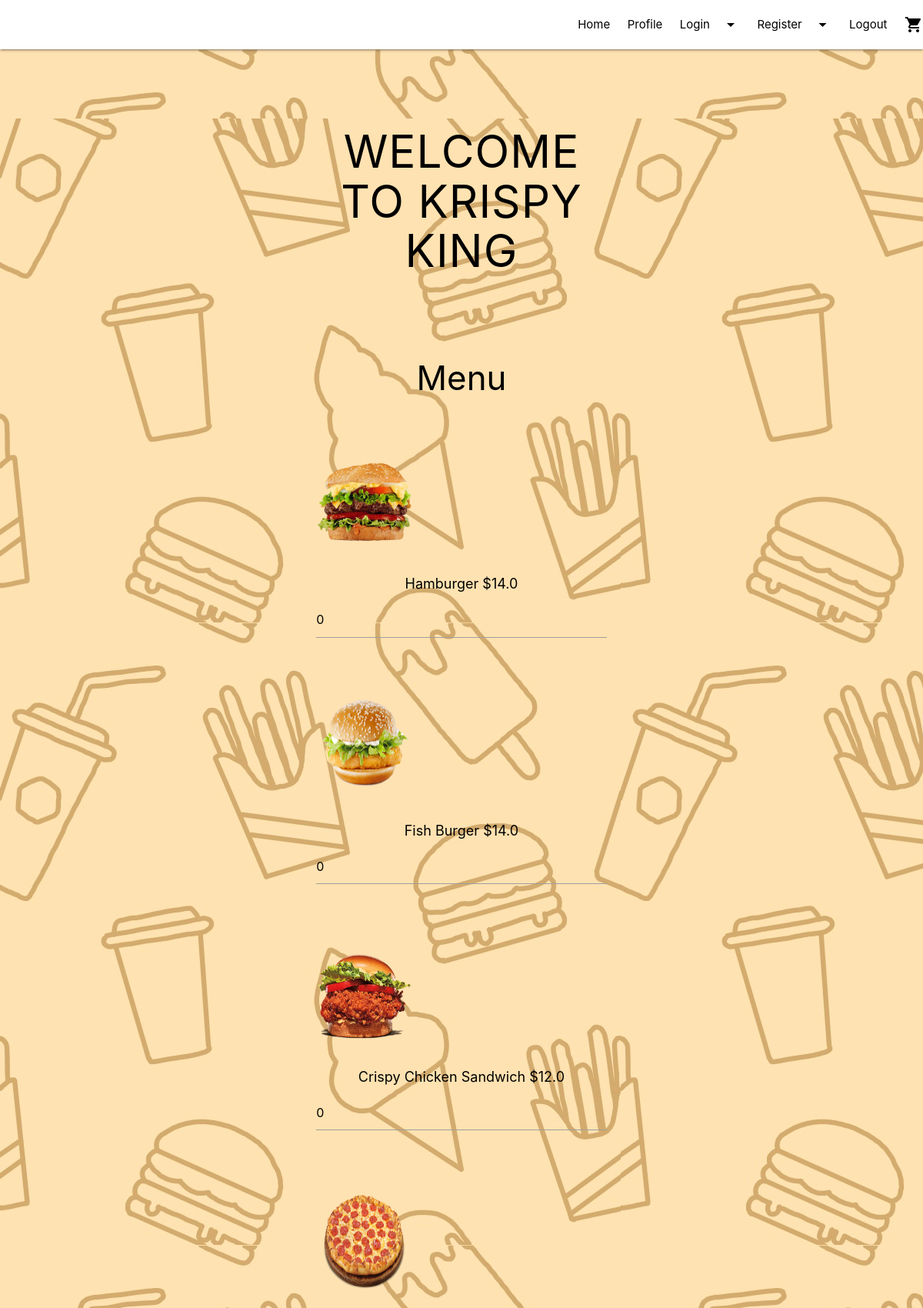
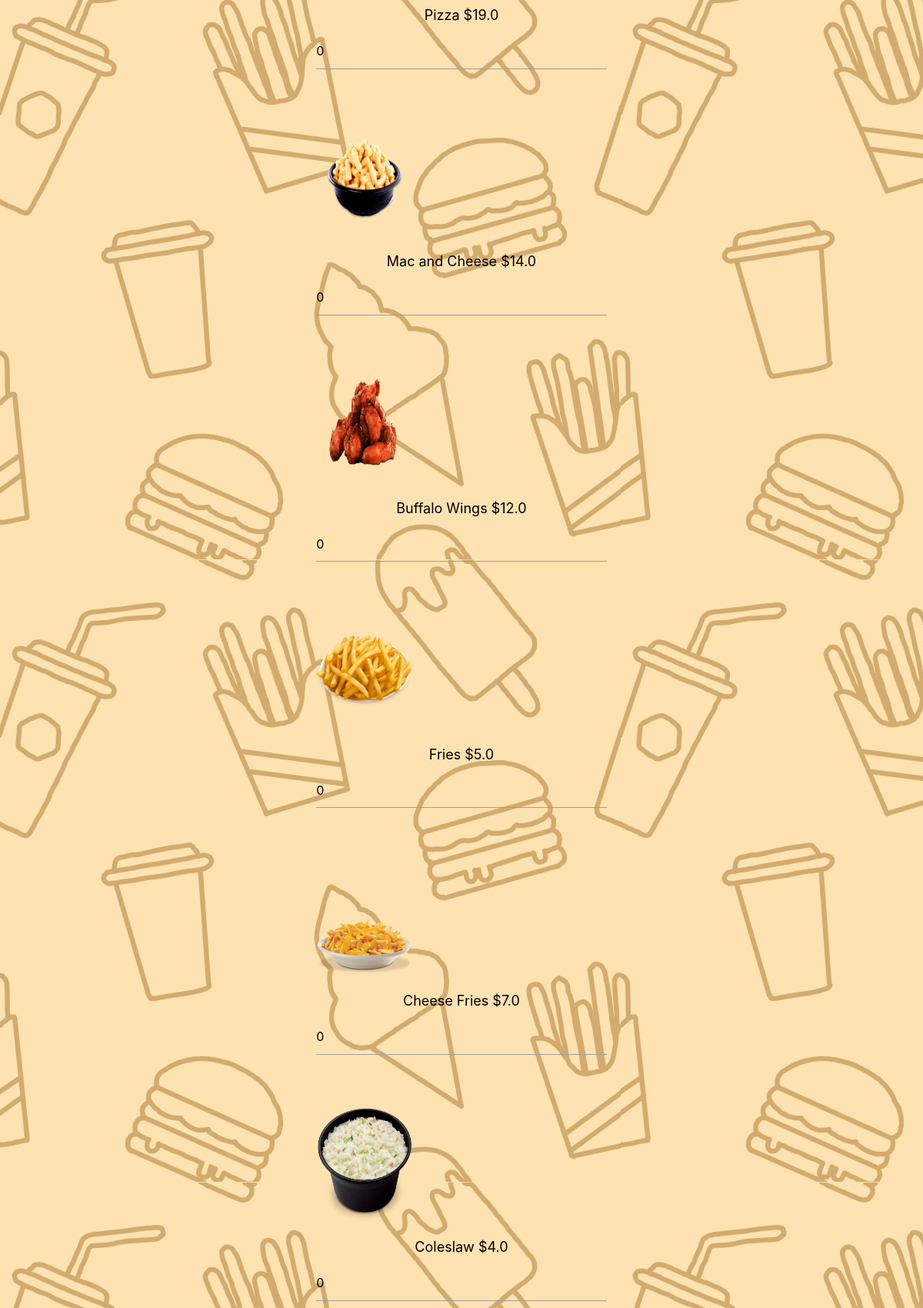
The page / (upper part) on the database its author committed (2 pictures, top to bottom).
### models.py (models this page shows)
class Menu(db.Model):
    item = db.Column(db.String(64), primary_key=True, nullable=False)
    item_type = db.Column(db.String(20), nullable=False)
    price = db.Column(db.Float, nullable=False)
    special_item = db.Column(db.Boolean, default=False, nullable=False)
    times_ordered = db.Column(db.Integer, default = 0, nullable=False)
    chef_made = db.Column(db.String(64))
    image = db.Column(db.String(64))

### main.py (the view)
@main.route('/')
def index():
    items = Menu.query.filter(Menu.special_item == False)
    return render_template('index.html', items=items)

### templates/index.html (shortened to what this page needs)
{% extends "base.html" %}
{% block content %}
<link href="../static/styles/index.css" rel="stylesheet">
<div class="column is-4 is-offset-4" >
    <h1 class="heading">WELCOME TO KRISPY KING</h1>
    <br>
    <h3>Menu</h3>
    <form method="POST" action="/" >
       <div id="mainframe">
            {% for menu_item in items %}
                <div id="menu_item">
                    <img class="item-image" src="/static/img/{{menu_item.image}}.png" width="100" height="50">
                    <h4 id="text">{{ menu_item.item }} ${{menu_item.price}}</h4>
                    <input type="text" id={{menu_item.item}} value="0"><br>
                </div>
            {% endfor %}
        </div>
    </form>
</div>
{% endblock %}

### templates/base.html (shortened to what this page needs)
<!DOCTYPE html>
<html>
    <head>
        <link rel="stylesheet" href="https://cdnjs.cloudflare.com/ajax/libs/bulma/0.7.2/css/bulma.min.css" />
        <link rel="stylesheet" href="https://cdnjs.cloudflare.com/ajax/libs/materialize/1.0.0/css/materialize.min.css">
    </head>
<body >
    <section class="hero-is-fullheight ">
        <div class="hero-head">
            <nav class="navbar">
                <div class="container">
                    <div id="navbarMenuHeroA" class="navbar-menu">
                        <div class="navbar-end">
                            <a href="{{ url_for('main.index') }}" class="navbar-item" >
                                Home
                            </a>
                            <a href="{{ url_for('main.profile') }}" class="navbar-item" >
                                Profile
                            </a>
                            <a class="dropdown-trigger navbar-item" href="#!" data-target="dropdown1">Login<i class="material-icons right">arrow_drop_down</i></a>
                            <a class="dropdown-trigger navbar-item" href="#!" data-target="dropdown2">Register<i class="material-icons right">arrow_drop_down</i></a>
                            <a href="{{ url_for('auth.logout') }}" class="navbar-item" >
                                Logout
                            </a>
                            <a href="{{ url_for('main.cart') }}" class="navbar-item"><i class="material-icons" >shopping_cart</i>
                            </a>
                        </div>
                    </div>
                </div>
            </nav>
        </div>
        <div class="hero-body" style="background-image: url(../img/background.png);"></div>
               {% block content %}
               {% endblock %}
    </section>
  </body>
  </html>

### static/styles/index.css (style rules this page uses)
.heading { text-align: center; margin: 0; font-size: 3.9rem !important; font-weight: normal; color: black; }
h3 { color: black; text-align: center; margin-top: 2em; }
.navbar-item { color: black }
.hero-is-fullheight { background-image: url(../img/background.png); }
.item-image { display: block; height: 150px !important; width: 125px !important; margin-top: 4em; }
#menu_item { text-align: center; font-size: 100%; color: black; border-color: black; font-weight: 400; }
h4 { color: black; text-align: center; font-size: 120%; }

### rows shown on the page
Menu: image (picture), item "Hamburger", price "14.0"
Menu: image (picture), item "Fish Burger", price "14.0"
Menu: image (picture), item "Crispy Chicken Sandwich", price "12.0"
Menu: image (picture), item "Pizza", price "19.0"
Menu: image (picture), item "Mac and Cheese", price "14.0"
Menu: image (picture), item "Buffalo Wings", price "12.0"
Menu: image (picture), item "Fries", price "5.0"
Menu: image (picture), item "Cheese Fries", price "7.0"
Menu: image (picture), item "Coleslaw", price "4.0"
